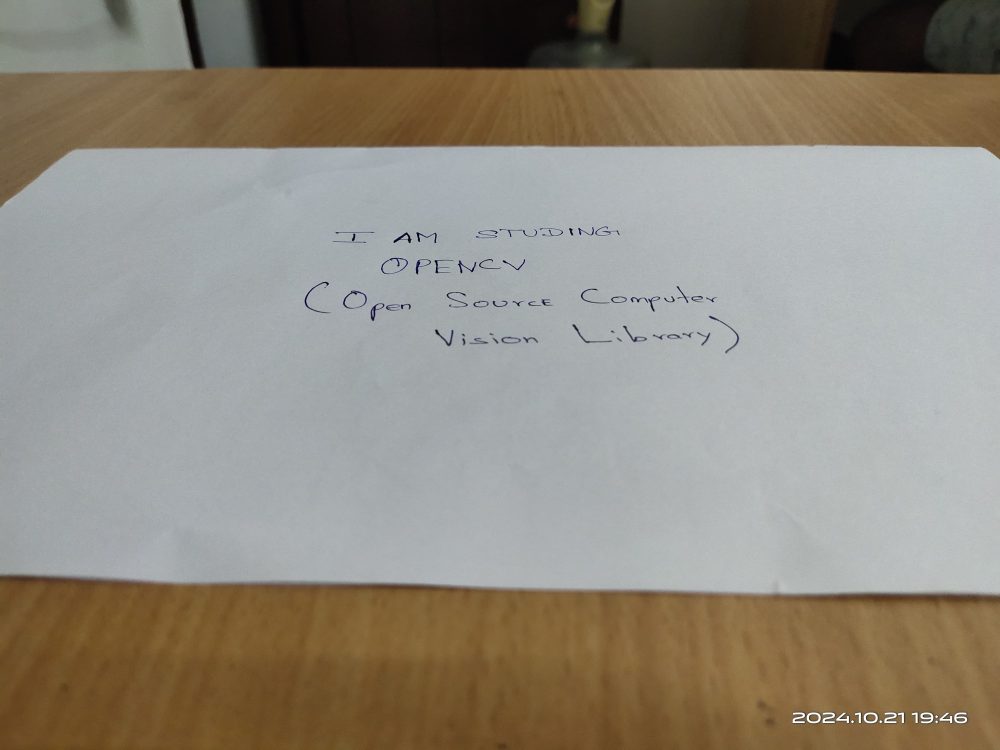
#> input picture Images/write_1.jpeg, 4000 x 3000 px, found by its file name (shown at 1/4 size)
$ jupyter execute perspective_transformation.ipynb   (shell and % lines are left out)
#> lines starting #> are read from the running program, lines starting #| are printed output that depends on the picture
[cell 1]
# PERSPECTIVE TRANSFORMATION

import cv2
import numpy as np
import matplotlib.pyplot as plt

[cell 2]
img = cv2.imread('/home/srijanani/GIT/OpenCV/Images/write_1.jpeg')
#> img is the input picture: shape (3000, 4000, 3); mean B, G, R 126.6, 138.2, 144.7

plt.imshow(img)

[cell 3]
height, width = img.shape[:2]
#> height = 3000; width = 4000

[cell 4]
src_points = np.float32([[0, 0], [width, 0], [width, height], [0, height]])

[cell 5]
dst_points = np.float32([[1000, 750], [750, 3100], [3100, 1750], [1000, 1750]])

[cell 6]
matrix = cv2.getPerspectiveTransform(src_points, dst_points)

[cell 7]
warped_img = cv2.warpPerspective(img, matrix, (width, height))
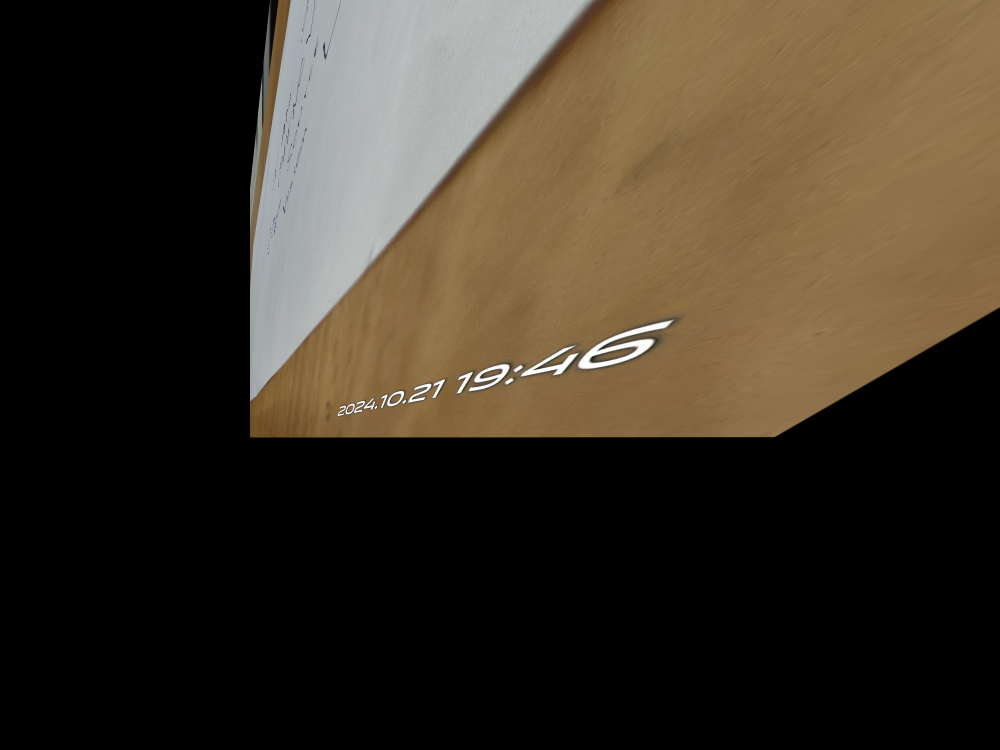
#> warped_img: shape (3000, 4000, 3) (shown at 1/4 size); mean B, G, R 38.8, 51.6, 60.4


$ run again, with Images/write_2.jpeg copied over Images/write_1.jpeg
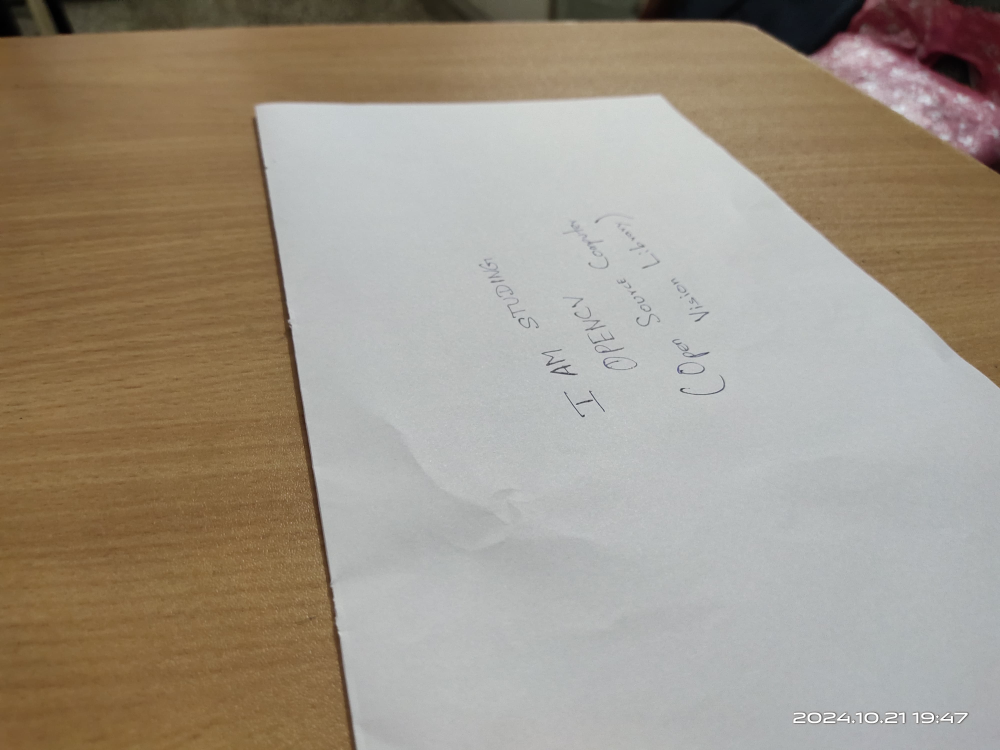
#> input picture Images/write_2.jpeg, 4000 x 3000 px, found by its file name (shown at 1/4 size)
#> img is the input picture: shape (3000, 4000, 3); mean B, G, R 134.2, 149, 159.6
#> `warped_img = cv2.warpPerspective(img, matrix, (width, height))`:
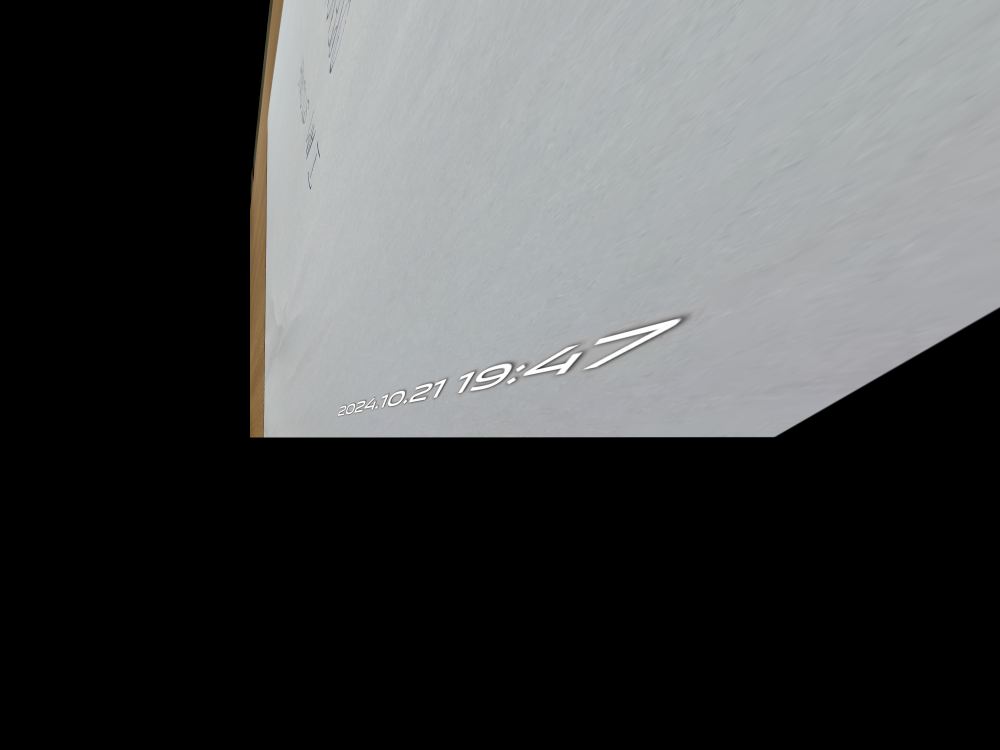
#> warped_img: shape (3000, 4000, 3) (shown at 1/4 size); mean B, G, R 73.8, 73.3, 72.1

$ run again, with Images/write_3.jpeg copied over Images/write_1.jpeg
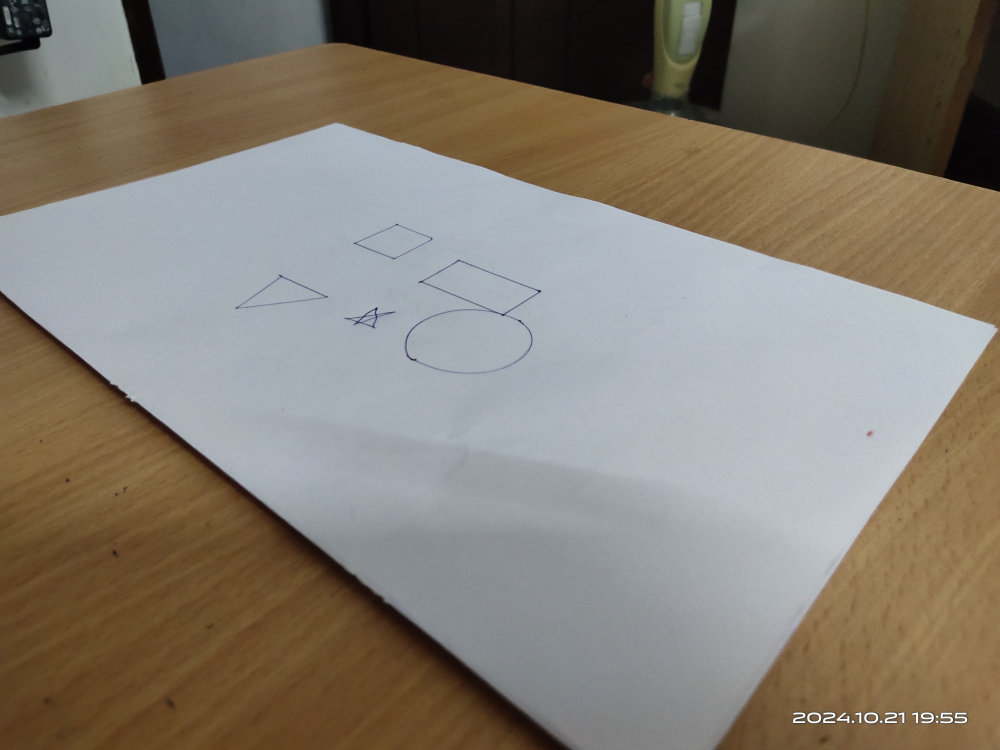
#> input picture Images/write_3.jpeg, 4000 x 3000 px, found by its file name (shown at 1/4 size)
#> img is the input picture: shape (3000, 4000, 3); mean B, G, R 113.7, 124.5, 131.7
#> `warped_img = cv2.warpPerspective(img, matrix, (width, height))`:
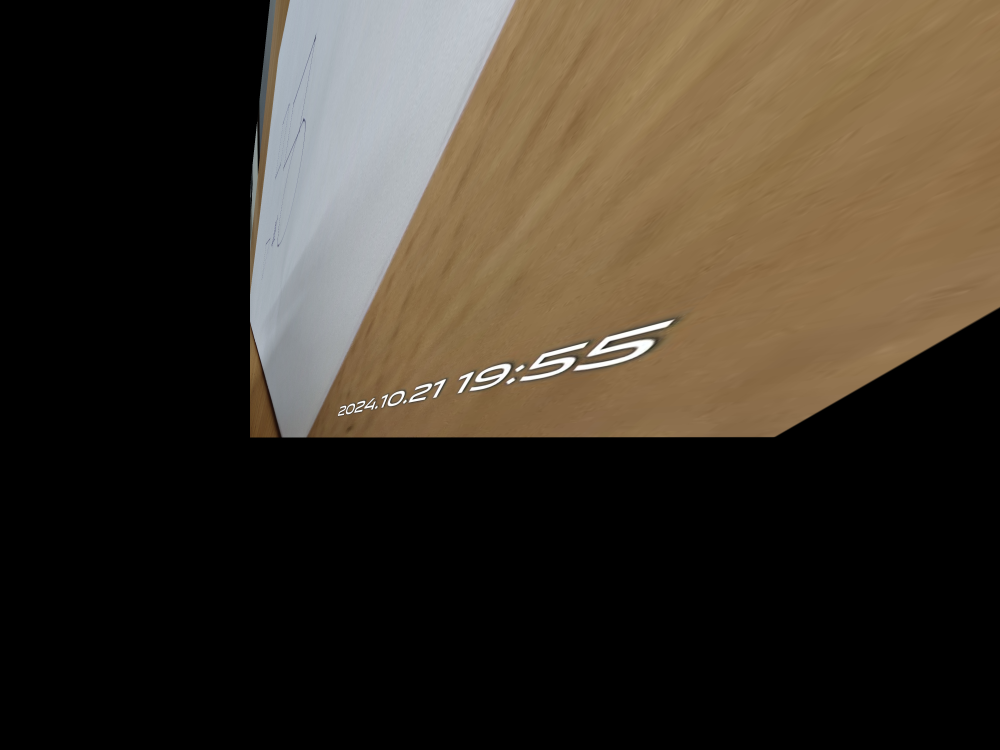
#> warped_img: shape (3000, 4000, 3) (shown at 1/4 size); mean B, G, R 41.3, 53, 61.8
